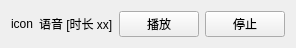
<?xml version="1.0" encoding="UTF-8"?>
<ui version="4.0">
 <class>Form</class>
 <widget class="QWidget" name="Form">
  <property name="geometry">
   <rect>
    <x>0</x>
    <y>0</y>
    <width>288</width>
    <height>44</height>
   </rect>
  </property>
  <property name="windowTitle">
   <string>Form</string>
  </property>
  <property name="styleSheet">
   <string notr="true">QWidget{font-family: &quot;微软雅黑&quot;;}
</string>
  </property>
  <layout class="QGridLayout" name="gridLayout_2">
   <item row="0" column="0">
    <layout class="QGridLayout" name="gridLayout" columnstretch="0,1,0,0">
     <item row="0" column="3">
      <widget class="QPushButton" name="pushButton_2">
       <property name="enabled">
        <bool>true</bool>
       </property>
       <property name="text">
        <string>停止</string>
       </property>
      </widget>
     </item>
     <item row="0" column="0">
      <widget class="QLabel" name="label">
       <property name="text">
        <string>icon</string>
       </property>
      </widget>
     </item>
     <item row="0" column="2">
      <widget class="QPushButton" name="pushButton">
       <property name="text">
        <string>播放</string>
       </property>
      </widget>
     </item>
     <item row="0" column="1">
      <widget class="QLabel" name="label_3">
       <property name="text">
        <string>语音 [时长 xx]</string>
       </property>
      </widget>
     </item>
    </layout>
   </item>
  </layout>
 </widget>
 <resources/>
 <connections/>
</ui>
